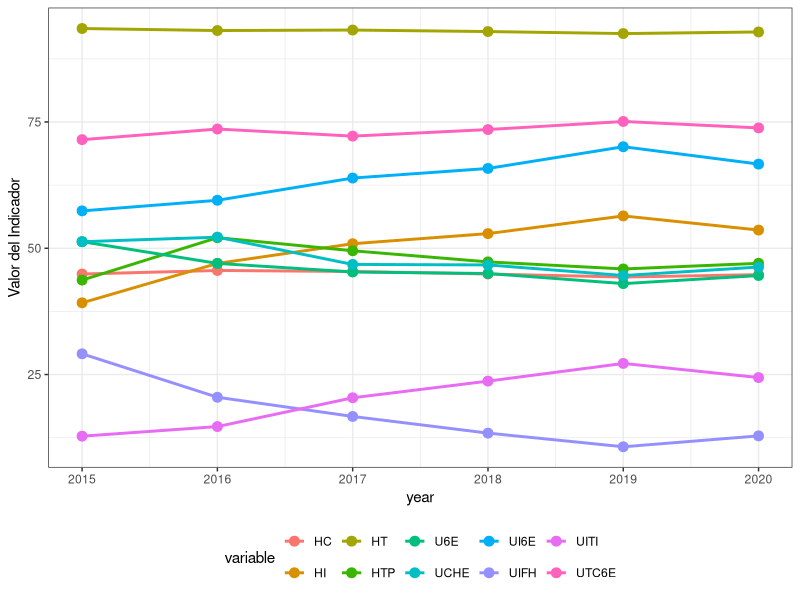

Write the R code that produced this figure.
install.packages("ggplot2")
library(ggplot2)

data <- list(
  HC = c(44.9, 45.6, 45.4, 44.9, 44.3),
  HI = c(39.2, 47.0, 50.9, 52.9, 56.4),
  HT = c(93.5, 93.1, 93.2, 92.9, 92.5),
  HTP = c(43.7, 52.1, 49.5, 47.3, 45.9),
  U6E = c(51.3, 47.0, 45.3, 45.0, 43.0),
  UI6E = c(57.4, 59.5, 63.9, 65.8, 70.1),
  UCHE = c(51.3, 52.2, 46.8, 46.7, 44.6),
  UITI = c(12.8, 14.7, 20.4, 23.7, 27.2),
  UIFH = c(29.1, 20.5, 16.7, 13.4, 10.7),
  UTC6E = c(71.5, 73.6, 72.2, 73.5, 75.1)
)

alfa <- 0.2
valores_suavi <- list()

for (llave in names(data)) {
  valor_nuevo <- alfa * data[[llave]][length(data[[llave]])] + (1 - alfa) * data[[llave]][length(data[[llave]]) - 1]
  valores_suavi[[llave]] <- valor_nuevo
  data[[llave]] <- c(data[[llave]], valor_nuevo)
}

for (llave in names(valores_suavi)) {
  cat(sprintf("%s para el 2020: %.2f\n", llave, valores_suavi[[llave]]))
}

annos <- c(2015, 2016, 2017, 2018, 2019, 2020)

ggplot(data.frame(annos = rep(annos, length(data)), value = unlist(data), variable = rep(names(data), each = length(annos))), aes(x = annos, y = value, color = variable)) +
  geom_line(size = 1) +
  geom_point(size = 3) +
  labs(x = "year", y = "Valor del Indicador") +
  theme_bw() +
  theme(legend.position = "bottom")